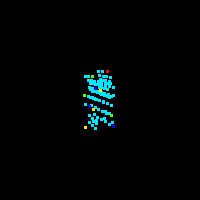

This chart was generated by the following Python code:
#!/usr/bin/env python

# Read particle data and render as colored points.

import os

import vtkmodules.vtkInteractionStyle  # noqa: F401
import vtkmodules.vtkRenderingFreeType  # noqa: F401
import vtkmodules.vtkRenderingOpenGL2  # noqa: F401

from vtkmodules.vtkIOGeometry import vtkParticleReader
from vtkmodules.vtkRenderingCore import (
    vtkActor,
    vtkPolyDataMapper,
    vtkRenderWindow,
    vtkRenderWindowInteractor,
    vtkRenderer,
)

# Source
data_dir = os.environ.get("VPE_DATA_DIR", os.path.dirname(os.path.abspath(__file__)))

# Read particle data
particle_reader = vtkParticleReader()
particle_reader.SetFileName(os.path.join(data_dir, "Particles.raw"))
particle_reader.SetDataByteOrderToBigEndian()

# Mapper
poly_mapper = vtkPolyDataMapper()
poly_mapper.SetInputConnection(particle_reader.GetOutputPort())
poly_mapper.SetScalarRange(4, 9)
poly_mapper.SetPiece(1)
poly_mapper.SetNumberOfPieces(2)

# Actor
particle_actor = vtkActor()
particle_actor.SetMapper(poly_mapper)
particle_actor.GetProperty().SetPointSize(2.5)

# Renderer
renderer = vtkRenderer()
renderer.AddActor(particle_actor)
renderer.SetBackground(0, 0, 0)

# Render window
render_window = vtkRenderWindow()
render_window.AddRenderer(renderer)
render_window.SetWindowName("particle reader")
render_window.SetMultiSamples(0)
render_window.SetSize(200, 200)

# Interactor
interactor = vtkRenderWindowInteractor()
interactor.SetRenderWindow(render_window)

# Scene
renderer.ResetCamera()

interactor.Initialize()
interactor.Start()
